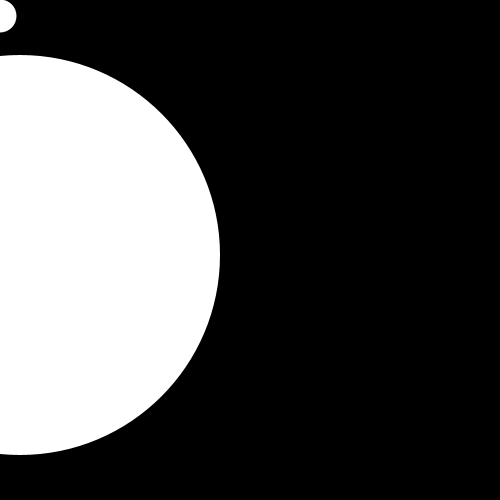
Frame 1 (no input)
Frame 60 (the mouse pressed at the canvas centre just before this capture): identical to frame 1, image omitted
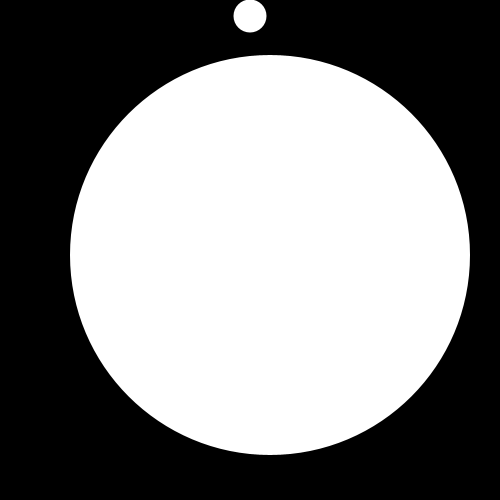
Frame 120 (the mouse held since frame 60 and released just before this capture)

The Processing sketch that drew these frames (run headless with seeded random() and noise(); from frame 60 on, the mouse is pressed at the canvas centre):

// Processing sketch: exercise_23_1
// ── exercise_23_1.pde

void setup() { 
  size(500, 500); 
  smooth(); 
  noStroke();
}

void draw() {
background(0);
ellipse(mouseX, 16, 33, 33);
ellipse(mouseX+20, 255, 400, 400); // Middle circle ellipse(mouseX-20, 84, 33, 33); // Bottom circle
}
